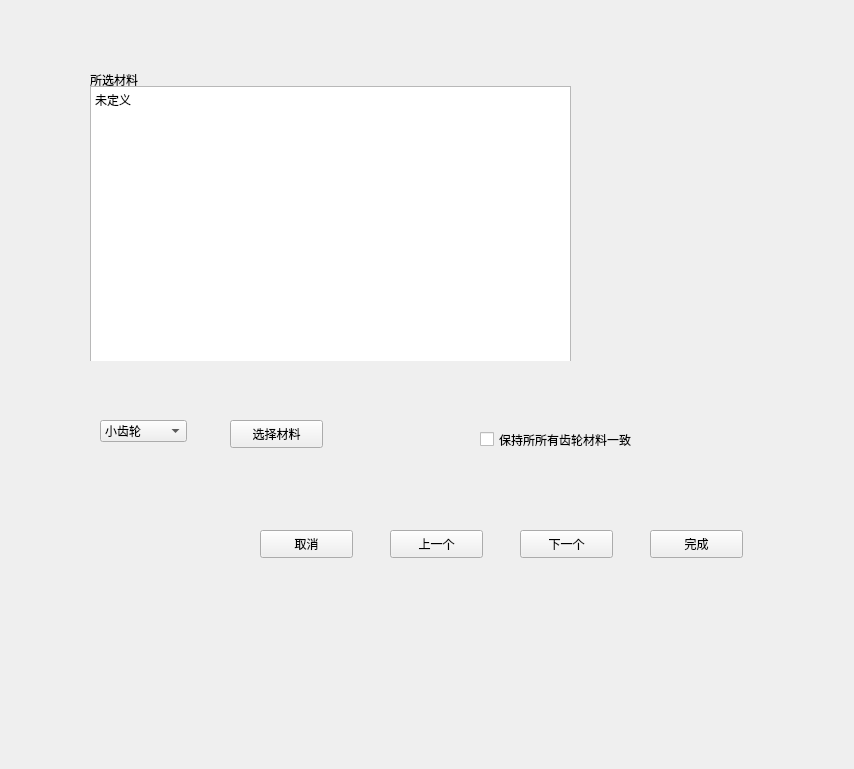
<?xml version="1.0" encoding="UTF-8"?>
<ui version="4.0">
 <class>four</class>
 <widget class="QWidget" name="four">
  <property name="geometry">
   <rect>
    <x>0</x>
    <y>0</y>
    <width>854</width>
    <height>769</height>
   </rect>
  </property>
  <property name="windowTitle">
   <string>Form</string>
  </property>
  <widget class="QGroupBox" name="groupBox">
   <property name="geometry">
    <rect>
     <x>90</x>
     <y>70</y>
     <width>481</width>
     <height>291</height>
    </rect>
   </property>
   <property name="title">
    <string>所选材料</string>
   </property>
   <widget class="QScrollArea" name="scrollArea">
    <property name="geometry">
     <rect>
      <x>-1</x>
      <y>20</y>
      <width>481</width>
      <height>271</height>
     </rect>
    </property>
    <property name="widgetResizable">
     <bool>true</bool>
    </property>
    <widget class="QWidget" name="scrollAreaWidgetContents">
     <property name="geometry">
      <rect>
       <x>0</x>
       <y>0</y>
       <width>479</width>
       <height>269</height>
      </rect>
     </property>
    </widget>
   </widget>
   <widget class="QTextEdit" name="textEdit">
    <property name="geometry">
     <rect>
      <x>0</x>
      <y>16</y>
      <width>481</width>
      <height>281</height>
     </rect>
    </property>
    <property name="html">
     <string>&lt;!DOCTYPE HTML PUBLIC &quot;-//W3C//DTD HTML 4.0//EN&quot; &quot;http://www.w3.org/TR/REC-html40/strict.dtd&quot;&gt;
&lt;html&gt;&lt;head&gt;&lt;meta name=&quot;qrichtext&quot; content=&quot;1&quot; /&gt;&lt;meta charset=&quot;utf-8&quot; /&gt;&lt;style type=&quot;text/css&quot;&gt;
p, li { white-space: pre-wrap; }
hr { height: 1px; border-width: 0; }
li.unchecked::marker { content: &quot;\2610&quot;; }
li.checked::marker { content: &quot;\2612&quot;; }
&lt;/style&gt;&lt;/head&gt;&lt;body style=&quot; font-family:'Sans Serif'; font-size:9pt; font-weight:400; font-style:normal;&quot;&gt;
&lt;p style=&quot; margin-top:0px; margin-bottom:0px; margin-left:0px; margin-right:0px; -qt-block-indent:0; text-indent:0px;&quot;&gt;&lt;span style=&quot; font-family:'SimSun';&quot;&gt;未定义&lt;/span&gt;&lt;/p&gt;&lt;/body&gt;&lt;/html&gt;</string>
    </property>
   </widget>
  </widget>
  <widget class="QComboBox" name="comboBox">
   <property name="geometry">
    <rect>
     <x>100</x>
     <y>420</y>
     <width>87</width>
     <height>22</height>
    </rect>
   </property>
   <item>
    <property name="text">
     <string>小齿轮</string>
    </property>
   </item>
   <item>
    <property name="text">
     <string>大齿轮</string>
    </property>
   </item>
  </widget>
  <widget class="QPushButton" name="pushButton">
   <property name="geometry">
    <rect>
     <x>230</x>
     <y>420</y>
     <width>93</width>
     <height>28</height>
    </rect>
   </property>
   <property name="text">
    <string>选择材料</string>
   </property>
  </widget>
  <widget class="QCheckBox" name="checkBox">
   <property name="geometry">
    <rect>
     <x>480</x>
     <y>430</y>
     <width>351</width>
     <height>19</height>
    </rect>
   </property>
   <property name="text">
    <string>保持所所有齿轮材料一致</string>
   </property>
  </widget>
  <widget class="QPushButton" name="pushButton_2">
   <property name="geometry">
    <rect>
     <x>260</x>
     <y>530</y>
     <width>93</width>
     <height>28</height>
    </rect>
   </property>
   <property name="text">
    <string>取消</string>
   </property>
  </widget>
  <widget class="QPushButton" name="pushButton_3">
   <property name="geometry">
    <rect>
     <x>390</x>
     <y>530</y>
     <width>93</width>
     <height>28</height>
    </rect>
   </property>
   <property name="text">
    <string>上一个</string>
   </property>
  </widget>
  <widget class="QPushButton" name="pushButton_4">
   <property name="geometry">
    <rect>
     <x>520</x>
     <y>530</y>
     <width>93</width>
     <height>28</height>
    </rect>
   </property>
   <property name="text">
    <string>下一个</string>
   </property>
  </widget>
  <widget class="QPushButton" name="pushButton_5">
   <property name="geometry">
    <rect>
     <x>650</x>
     <y>530</y>
     <width>93</width>
     <height>28</height>
    </rect>
   </property>
   <property name="text">
    <string>完成</string>
   </property>
  </widget>
 </widget>
 <resources/>
 <connections/>
</ui>
